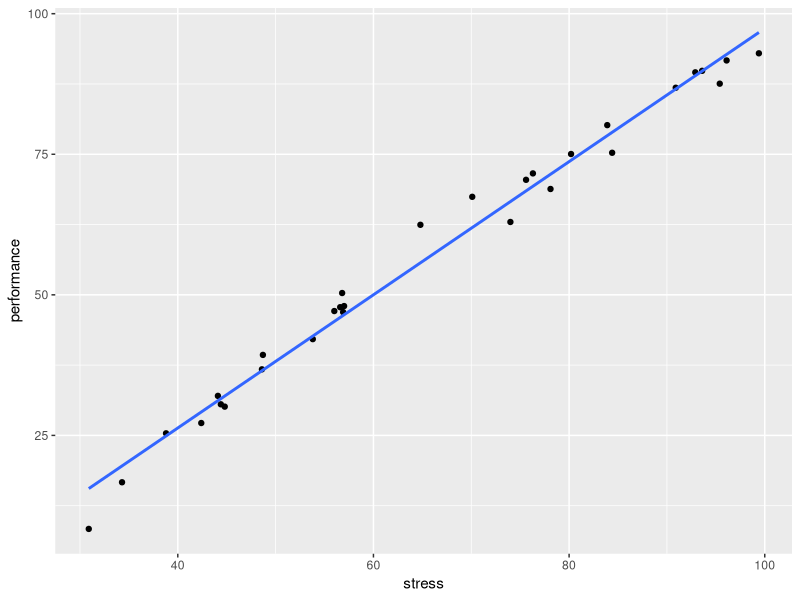
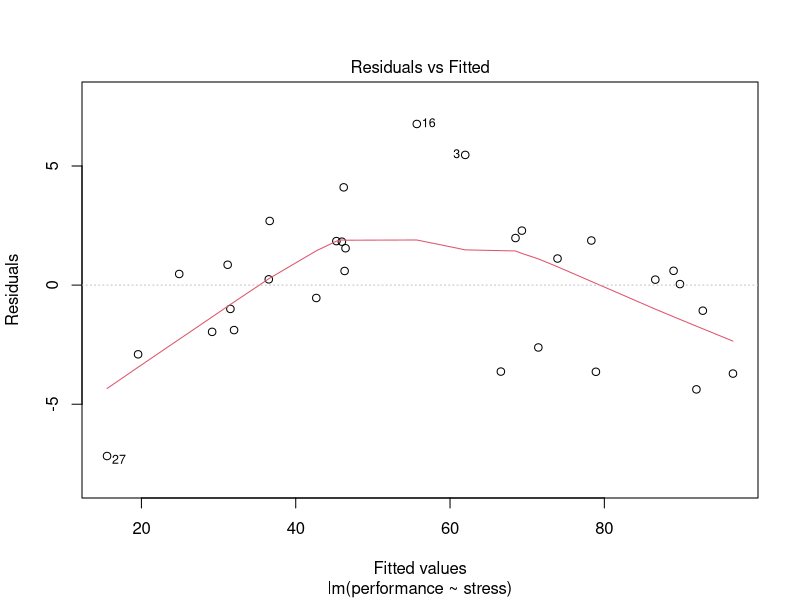

Write the R code that produced these figures, in order. (Note: this script raises an error after producing the figures.)
library(tidyverse)

set.seed(1)

n <- 30
df <- tibble(
    stress = runif(n, 30, 100) %>% round(1),
    performance = 110 - (0.8 * stress - 120)^2 / 90 + rnorm(n, 0, 3)
)

ggplot(df, aes(stress, performance)) +
    geom_point() +
    geom_smooth(method = lm, se = FALSE)

plot(lm(performance ~ stress, data = df), which = 1)

write_csv(df, path = '~/R/uoepsy/data/stress_performance.csv')
